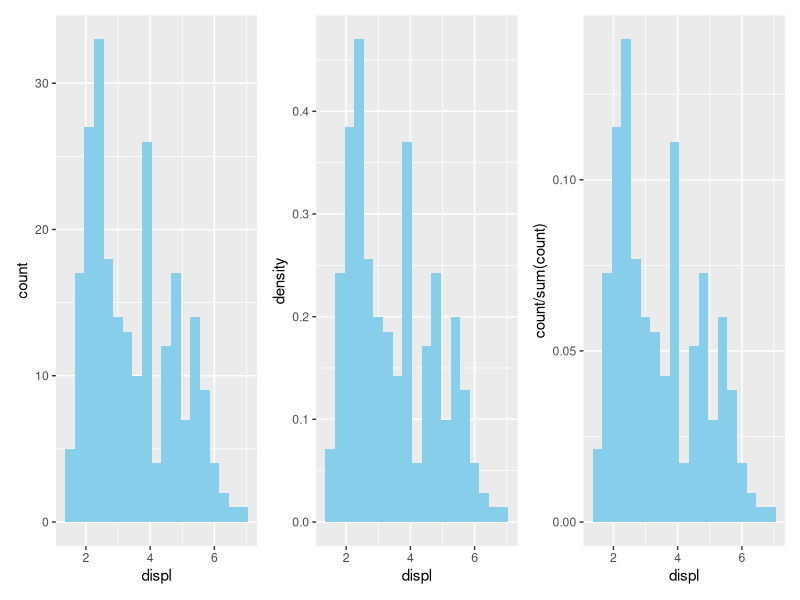
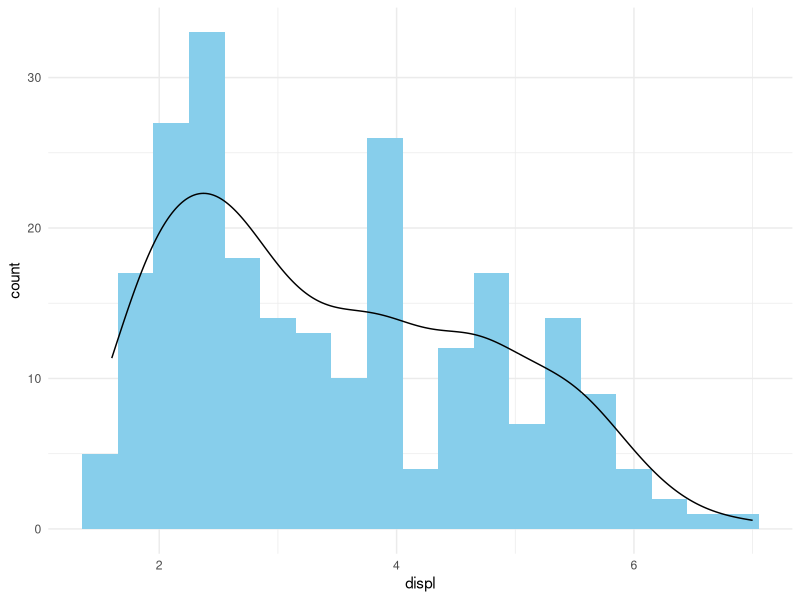
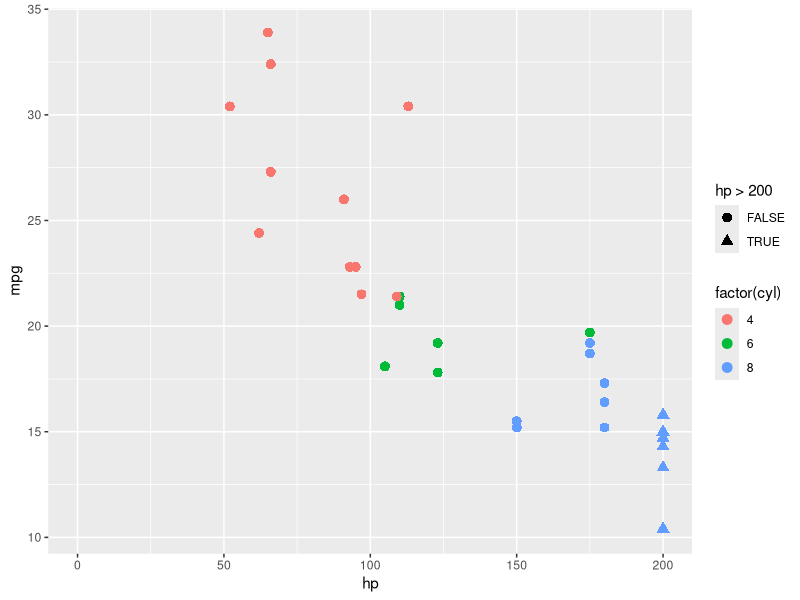

These charts were generated, in order, by the following R code:
## ---- chunk 1
knitr::opts_chunk$set(echo = TRUE)
## ---- chunk 2
library(ggplot2)
library(dplyr)
library(patchwork)
## ---- chunk 3
bw <- .3

h1 <- ggplot(mpg) +
  aes(x = displ) +
  geom_histogram(binwidth = bw, fill = "skyblue")

## histogram with density
h2 <- ggplot(mpg) +
  aes(x = displ) +
  geom_histogram(aes(y = after_stat(density)),
                 binwidth = bw, fill = "skyblue")

## histogram with proportion
h3 <- ggplot(mpg) +
  aes(x = displ) +
  geom_histogram(aes(y = after_stat(count / sum(count))),
                 binwidth = bw, fill = "skyblue")

h1 + h2 + h3

## histogram with density curve
ggplot(mpg) +
  aes(displ) +
    geom_histogram(aes(y = after_stat(count)), 
                   binwidth = bw, fill = "skyblue") +
    geom_density(aes(y = after_stat(count) * bw)) +
    theme_minimal()

## ---- chunk 4
ggplot(mtcars) + 
  aes(
    x = hp, y = mpg, 
    color = factor(cyl), 
    shape = hp > 200
  ) + 
  geom_point(size = 3) + 
  scale_x_continuous(
    limits = c(0, 200), 
    oob = scales::oob_squish
  )
